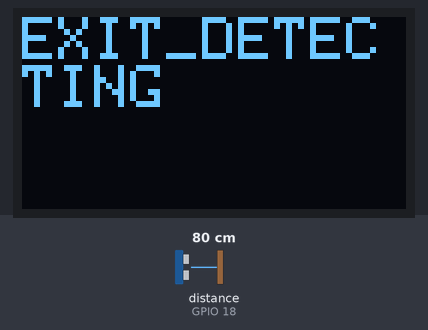
The sketch below on a simulated ESP32. Parts: 128×64 one-colour display. Wiring (inferred from the names in the program): ultrasonic range finder: trigger GPIO 5; echo GPIO 18. The inputs (shaded band) are chosen by the test bench; at power-on: distance to the obstacle (sensor on GPIO 18) 80 cm. The echo pulse lasts 58.3 µs per cm; WiFi joins after 1.5 s; servers stay silent unless stated; the display library's start-up logo is not drawn; what the sketch prints to the serial monitor is not drawn.

Above: at 2.7 s.
2.8 s: distance to the obstacle (sensor on GPIO 18) set to 12 cm
5.2 s: distance to the obstacle (sensor on GPIO 18) set to 9 cm
At 7.6 s:
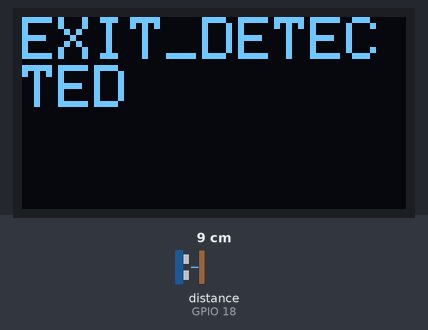
7.9 s: distance to the obstacle (sensor on GPIO 18) set to 18 cm
At 9.2 s:
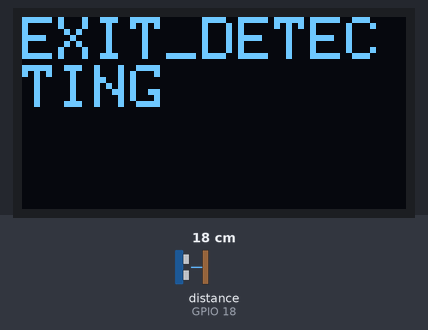
10.3 s: distance to the obstacle (sensor on GPIO 18) set to 2 cm
At 11.7 s:
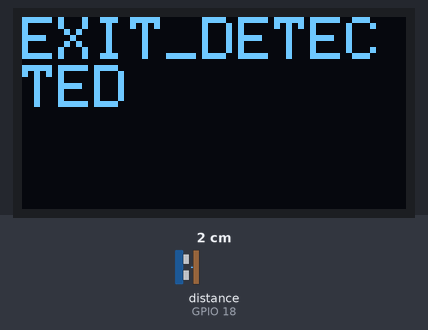
12.6 s: distance to the obstacle (sensor on GPIO 18) set to 35 cm
At 14.3 s:
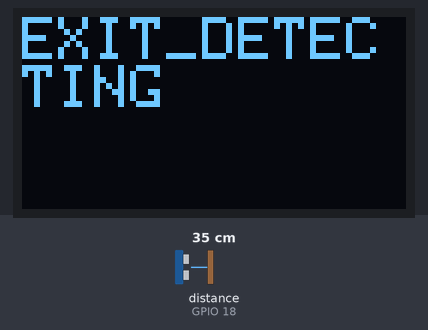
Timing chart, 0 to 15.8 s (numbered marks = the images above; inputs shaded):
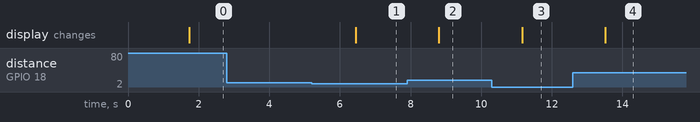

Measured:
- the behaviour switches between 11 and 10 cm on distance to the obstacle (sensor on GPIO 18) (found by bisection; images 0 and 1)
- after the input at 2.8 s, every drawn part: stays the same
- after the input at 5.2 s, the display: changes after 1.3 s (image 1)
- after the input at 7.9 s, the display: changes after 0.91 s (image 2)
- after the input at 10.3 s, the display: changes after 0.86 s (image 3)
- after the input at 12.6 s, the display: changes after 0.91 s (image 4)

The sketch:

EXIT1.ino
```cpp
#include <Arduino.h>
#include <WiFi.h>
#include <FirebaseESP32.h>
#include <Wire.h>
#include <Adafruit_GFX.h>
#include <Adafruit_SSD1306.h>

#define TRIG_PIN 5  // Connect to Trig pin on HC-SR04
#define ECHO_PIN 18  // Connect to Echo pin on HC-SR04

/* WiFi credentials */
/* WiFi credentials */
#define WIFI_SSID "YOUR_WIFI_SSID"
#define WIFI_PASSWORD "YOUR_WIFI_PASSWORD"

/* Firebase credentials */
#define API_KEY "YOUR_FIREBASE_API_KEY"
#define DATABASE_URL "YOUR_FIREBASE_DATABASE_URL"

/* User credentials for authentication */
#define USER_EMAIL "your@gmail.com"
#define USER_PASSWORD "YOUR_PASSWORD"

FirebaseData fbdo;
FirebaseAuth auth;
FirebaseConfig config;

unsigned long sendDataPrevMillis = 0;
unsigned long count = 0;

// OLED Display setup
#define SCREEN_WIDTH 128
#define SCREEN_HEIGHT 64
Adafruit_SSD1306 display(SCREEN_WIDTH, SCREEN_HEIGHT, &Wire, -1);

float measureDistance()
{
  digitalWrite(TRIG_PIN, LOW);
  delayMicroseconds(2);
  digitalWrite(TRIG_PIN, HIGH);
  delayMicroseconds(10);
  digitalWrite(TRIG_PIN, LOW);

  long duration = pulseIn(ECHO_PIN, HIGH, 30000);
  float distance = duration * 0.034 / 2;

  return distance;
}

void updateFirebaseDistance(float distance)
{
  // Update Firebase with the status
  String path = "/Exit_Interface/status";

  if (distance <= 10.0)
  {
    // If distance is less than or equal to 10.0, update Firebase with "DETECTED"
    Serial.printf("Set status... %s\n", Firebase.setString(fbdo, path.c_str(), "EXIT_DETECTED") ? "ok" : fbdo.errorReason().c_str());
  }
  else
  {
    // If distance is greater than 10.0, update Firebase with "DETECTING"
    Serial.printf("Set status... %s\n", Firebase.setString(fbdo, path.c_str(), "EXIT_DETECTING") ? "ok" : fbdo.errorReason().c_str());
  }
}

void setup()
{
  Serial.begin(115200);

  // Initialize OLED display
  if (!display.begin(SSD1306_SWITCHCAPVCC, 0x3C))
  {
    Serial.println(F("SSD1306 allocation failed"));
    for (;;)
      ;
  }

  display.display(); // Display splash screen

  WiFi.begin(WIFI_SSID, WIFI_PASSWORD);
  Serial.print("Connecting to Wi-Fi");
  while (WiFi.status() != WL_CONNECTED)
  {
    Serial.print(".");
    delay(300);
  }
  Serial.println();
  Serial.print("Connected with IP: ");
  Serial.println(WiFi.localIP());
  Serial.println();

  Serial.printf("Firebase Client v%s\n\n", FIREBASE_CLIENT_VERSION);

  /* Assign the API key (required) */
  config.api_key = API_KEY;

  /* Assign the user sign-in credentials */
  auth.user.email = USER_EMAIL;
  auth.user.password = USER_PASSWORD;

  /* Assign the RTDB URL (required) */
  config.database_url = DATABASE_URL;

  // Additional setup code if needed...

  Firebase.begin(&config, &auth);

  Firebase.setDoubleDigits(5);

  pinMode(TRIG_PIN, OUTPUT);
  pinMode(ECHO_PIN, INPUT);
}

void loop()
{
  if (Firebase.ready() && (millis() - sendDataPrevMillis > 100 || sendDataPrevMillis == 0))
  {
    sendDataPrevMillis = millis();

    // Measure distance
    float distance = measureDistance();

    // Update Firebase with the status
    updateFirebaseDistance(distance);

    // Display status on OLED
    display.clearDisplay();
    display.setTextSize(2);
    display.setTextColor(SSD1306_WHITE);
    display.setCursor(0, 0);

    if (distance <= 10.0)
    {
      display.print("EXIT_DETECTED");
    }
    else
    {
      display.print("EXIT_DETECTING");
    }

    display.display();

    count++;
  }

  // Your existing loop code...

  delay(1000); // Add a delay to prevent excessive Firebase requests
}
```
